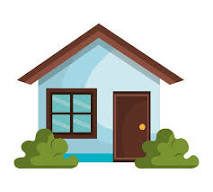
#> input picture python/images.jpg, 213 x 192 px
$ python v4.py
#> lines starting #> are read from the running program, lines starting #| are printed output that depends on the picture
#> further down, image is the input picture: PIL image 213x192 RGB; mean R, G, B 202, 206.7, 199.1
import numpy as np
import matplotlib.pyplot as plt
from scipy.interpolate import make_interp_spline
from PIL import Image


def generate_point_cloud(image, d):
#> called with d = 20
    image_array = np.array(image.convert('L'))  # Convert image to grayscale numpy array
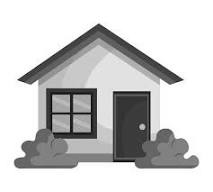
#> image_array: shape (192, 213); min 4, max 255, mean 204.5

    points = []

    for i in range(image_array.shape[0]):
        for j in range(image_array.shape[1]):
            shade = image_array[i][j]

            if not any(np.linalg.norm(np.array([i, j]) - np.array(p)) < d for p in points):
                points.append([i, j])
#> after the loop, points = 121 pairs, first value 0 to 180, second value 0 to 212
#> `point_cloud = generate_point_cloud(image, d)`: point_cloud has the same summary as points in generate_point_cloud

    return np.array(points)


def find_path(point_cloud):
    start_point = point_cloud[np.argmin(point_cloud[:, 1])]
#> start_point = [0, 0]
    end_point = point_cloud[np.argmax(point_cloud[:, 1])]
#> end_point = [16, 212]

    path = [start_point]
#> path = [[0, 0]]

    while not np.array_equal(path[-1], end_point):
        p1 = path[-1]
        found_neighbor = False

        for n in point_cloud:
            if np.array_equal(n, path[-1]):
                continue

            if n.tolist() not in path and not does_cross_existing_edge(path[-1], n, path):
                path.append(n)
                found_neighbor = True
                break

        if not found_neighbor:
            break
#> this loop made 1 pass

    return np.array(path)


def does_cross_existing_edge(p1, p2, path):
    for i in range(len(path) - 1):
        if intersect(p1, p2, path[i], path[i + 1]):
            return True
    return False


def intersect(p1, p2, q1, q2):
    d1 = np.cross(p2 - p1, q1 - p1)
    d2 = np.cross(p2 - p1, q2 - p1)
    d3 = np.cross(q2 - q1, p1 - q1)
    d4 = np.cross(q2 - q1, p2 - q1)

    if np.sign(d1) != np.sign(d2) and np.sign(d3) != np.sign(d4):
        return True
    elif d1 == 0 and on_segment(p1, p2, q1):
        return True
    elif d2 == 0 and on_segment(p1, p2, q2):
        return True
    elif d3 == 0 and on_segment(q1, q2, p1):
        return True
    elif d4 == 0 and on_segment(q1, q2, p2):
        return True

    return False


def on_segment(p, q, r):
    return min(p[0], q[0]) <= r[0] <= max(p[0], q[0]) and min(p[1], q[1]) <= r[1] <= max(p[1], q[1])


def smooth_path(path):
    t = np.linspace(0, len(path) - 1, 100)
    spline = make_interp_spline(np.arange(len(path)), path.T, k=3)
    smooth_path = spline(t)
    return smooth_path


# Example usage
image_path = 'images.jpg'  # Replace with the path to your image file
d = 20  # Distance parameter

# Open image file
image = Image.open(image_path)

# Generate point cloud from the image
point_cloud = generate_point_cloud(image, d)

# Find Hamiltonian-like path
#> (the run stopped early here; a loop or call above may not have finished)
